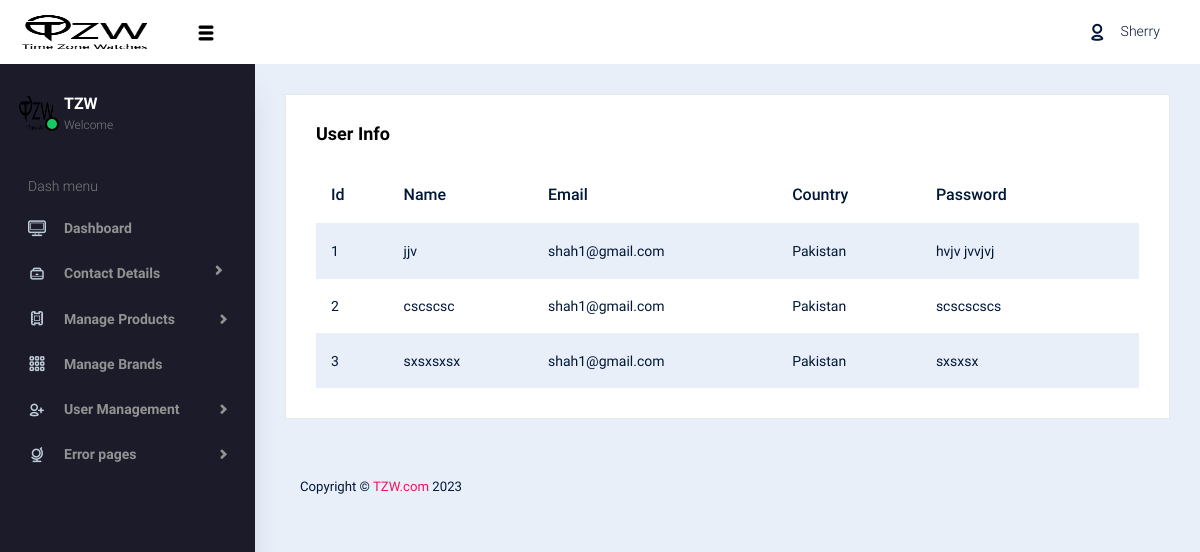
The app's page /Dashboard/User_Data.php, older data.
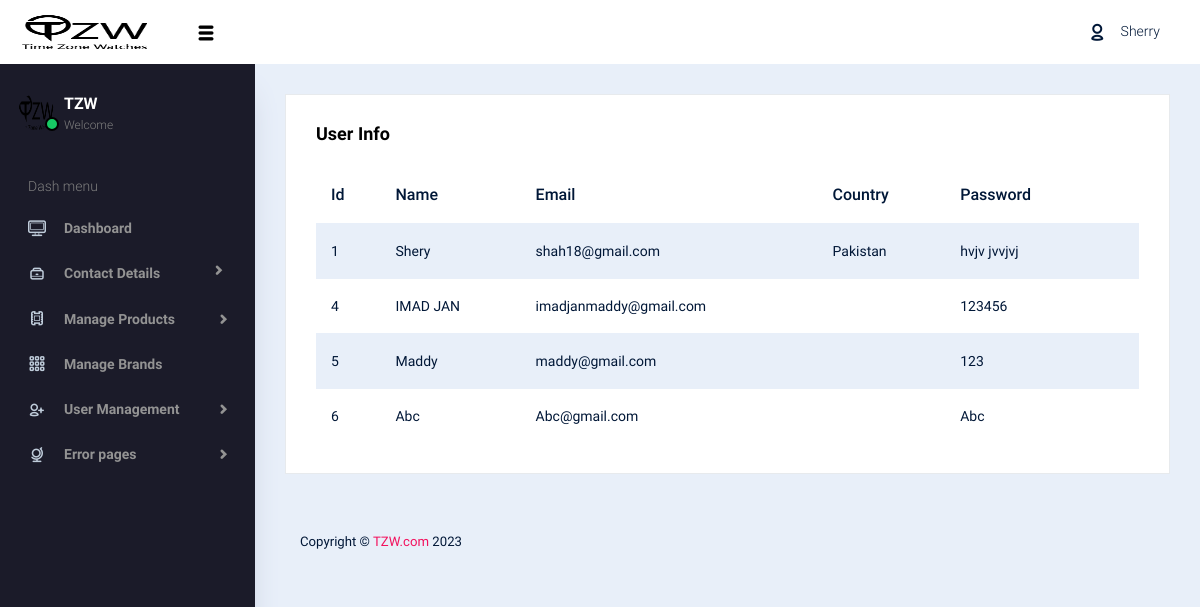
The same page, newer data.
### tables this page shows
CREATE TABLE `registration_form` (
  `id` int(11) NOT NULL,
  `fullname` varchar(200) NOT NULL,
  `email` varchar(200) NOT NULL,
  `counrty` varchar(50) NOT NULL,
  `password` varchar(200) NOT NULL
);

### Dashboard/User_Data.php (the view)
<?php
include 'dash_header_or_nav.php';
?>
      <div class="main-panel">
        <div class="content-wrapper">
          <div class="row">
            <div class="col-lg-12 grid-margin stretch-card">
              <div class="card">
                <div class="card-body">
                  <h4 class="card-title">
                    User Info
                  </h4>
                  <div class="table-responsive">
                    <table class="table table-striped">
                      <thead>
                        <tr>
                          <th>
                            Id
                          </th>
                          <th>
                            Name
                          </th>
                          <th>
                            Email
                          </th>
                          <th>
                          Country
                          </th>
                          <th>
                            Password
                          </th>
                        </tr>
                      </thead>
                      <tbody>
                      <?php
                          include 'conn.php';
                          $q = "select * from `registration_form`";
                          $query = mysqli_query($conn,$q);
                          while($res = mysqli_fetch_array($query))
                          {
                        ?>
                        <tr>
                          <td class="py-1">
                            <?php echo $res['id']; ?>
                          </td>
                          <td>
                            <?php echo $res['fullname']; ?>
                          </td>
                          <td>
                            <?php echo $res['email']; ?>
                          </td>
                          <td>
                            <?php echo $res['counrty']; ?>
                          </td>
                          <td>
                            <?php echo $res['password']; ?>
                          </td>
                          <td>
                          </td>
                        </tr>
                        <?php
                          }
                        ?>
                      </tbody>
                    </table>
                  </div>
                </div>
              </div>
            </div>
<?php
include 'dash_footer.php';
?>

Row changes from the older to the newer data that the page shows:
removed registration_form: id "2", fullname "cscscsc", email "shah1@gmail.com", counrty "Pakistan", password "scscscscs"
removed registration_form: id "3", fullname "sxsxsxsx", email "shah1@gmail.com", counrty "Pakistan", password "sxsxsx"
changed registration_form "Pakistan": fullname "jjv" → "Shery"; email "shah1@gmail.com" → "shah18@gmail.com"
added registration_form: id "4", fullname "IMAD JAN", email "imadjanmaddy@gmail.com", password "123456"
added registration_form: id "5", fullname "Maddy", email "maddy@gmail.com", password "123"
added registration_form: id "6", fullname "Abc", email "Abc@gmail.com", password "Abc"
